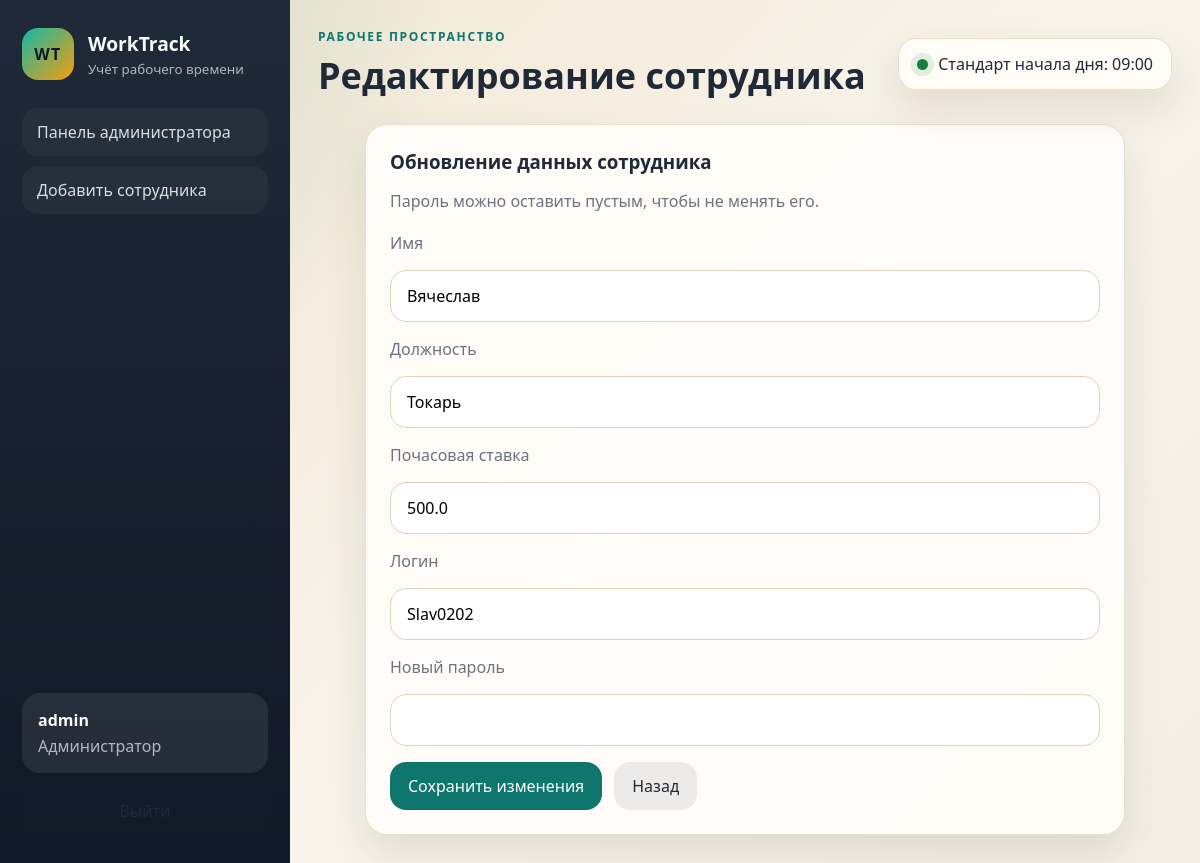
/admin/employees/4/edit (signed in), run on the app's committed database.
### tables this page shows
CREATE TABLE users (
    id INTEGER PRIMARY KEY AUTOINCREMENT,
    username TEXT NOT NULL UNIQUE,
    password_hash TEXT NOT NULL,
    role TEXT NOT NULL CHECK (role IN ('admin', 'employee')),
    created_at TEXT NOT NULL DEFAULT CURRENT_TIMESTAMP
);

CREATE TABLE employees (
    id INTEGER PRIMARY KEY AUTOINCREMENT,
    user_id INTEGER NOT NULL UNIQUE,
    full_name TEXT NOT NULL,
    position TEXT NOT NULL,
    hourly_rate REAL NOT NULL DEFAULT 0,
    created_at TEXT NOT NULL DEFAULT CURRENT_TIMESTAMP,
    FOREIGN KEY (user_id) REFERENCES users (id) ON DELETE CASCADE
);

### app.py (the view, shortened to what this page needs)
@app.route("/admin/employees/<int:employee_id>/edit", methods=("GET", "POST"))
@admin_required
def edit_employee(employee_id: int):
    employee = get_employee(employee_id)
    if employee is None:
        flash("Сотрудник не найден.", "danger")
        return redirect(url_for("admin_dashboard"))
    return render_template("admin/employee_form.html", employee=employee)

### app.py (called while the page is built)
def get_db() -> sqlite3.Connection:
    if "db" not in g:
        connection = sqlite3.connect(app.config["DATABASE"])
        connection.row_factory = sqlite3.Row
        connection.execute("PRAGMA foreign_keys = ON")
        g.db = connection
    return g.db

def query_one(query: str, params: tuple[Any, ...] = ()) -> sqlite3.Row | None:
    return get_db().execute(query, params).fetchone()

def login_required(view):
    @wraps(view)
    def wrapped_view(**kwargs):
        if g.user is None:
            flash("Сначала войдите в систему.", "warning")
            return redirect(url_for("login"))
        return view(**kwargs)
    return wrapped_view

def admin_required(view):
    @wraps(view)
    @login_required
    def wrapped_view(**kwargs):
        if g.user["role"] != "admin":
            flash("Доступ разрешён только администратору.", "danger")
            return redirect(url_for("employee_dashboard"))
        return view(**kwargs)
    return wrapped_view

@app.before_request
def load_logged_in_user() -> None:
    user_id = session.get("user_id")
    g.user = None
    if user_id is not None:
        g.user = query_one("SELECT * FROM users WHERE id = ?", (user_id,))

@app.context_processor
def inject_globals() -> dict[str, Any]:
    return {
        "current_user": g.user,
        "standard_start_time": STANDARD_START_TIME.strftime("%H:%M"),
    }

def get_employee(employee_id: int) -> sqlite3.Row | None:
    return query_one(
        """
        SELECT e.*, u.username, u.role
        FROM employees e
        JOIN users u ON u.id = e.user_id
        WHERE e.id = ?
        """,
        (employee_id,),
    )

### templates/admin/employee_form.html (shortened to what this page needs)
{% extends "base.html" %}
{% block page_title %}{{ 'Редактирование сотрудника' if employee else 'Новый сотрудник' }}{% endblock %}
{% block content %}
<section class="panel form-panel narrow-panel">
    <div class="panel-heading">
        <h3>{{ 'Обновление данных сотрудника' if employee else 'Создание аккаунта сотрудника' }}</h3>
        <p class="muted">
            {{ 'Пароль можно оставить пустым, чтобы не менять его.' if employee else 'После сохранения сотрудник сможет войти под своим логином.' }}
        </p>
    </div>
    <form class="form-grid" method="post">
        <label class="field">
            <span>Имя</span>
            <input type="text" name="full_name" value="{{ employee.full_name if employee else '' }}" required>
        </label>
        <label class="field">
            <span>Должность</span>
            <input type="text" name="position" value="{{ employee.position if employee else '' }}" required>
        </label>
        <label class="field">
            <span>Почасовая ставка</span>
            <input type="number" step="0.01" min="0" name="hourly_rate" value="{{ employee.hourly_rate if employee else 0 }}" required>
        </label>
        <label class="field">
            <span>Логин</span>
            <input type="text" name="username" value="{{ employee.username if employee else '' }}" required>
        </label>
        <label class="field">
            <span>{{ 'Новый пароль' if employee else 'Пароль' }}</span>
            <input type="password" name="password" {% if not employee %}required minlength="4" {% endif %}>
        </label>
        <div class="form-actions">
            <button class="button button-primary" type="submit">{{ 'Сохранить изменения' if employee else 'Создать сотрудника' }}</button>
            <a class="button button-ghost" href="{{ url_for('admin_dashboard') }}">Назад</a>
        </div>
    </form>
</section>
{% endblock %}

### templates/base.html (shortened to what this page needs)
<!doctype html>
<html lang="ru">
<head>
    <link rel="stylesheet" href="{{ url_for('static', filename='css/styles.css') }}">
</head>
<body>
    <div class="app-shell">
        <aside class="sidebar">
            <div>
                <a class="brand" href="{{ url_for('index') }}">
                    <span class="brand-badge">WT</span>
                    <div>
                        <strong>WorkTrack</strong>
                        <small>Учёт рабочего времени</small>
                    </div>
                </a>
                <nav class="nav">
                    {% if current_user %}
                    {% if current_user.role == 'admin' %}
                    <a href="{{ url_for('admin_dashboard') }}" class="nav-link">Панель администратора</a>
                    <a href="{{ url_for('create_employee') }}" class="nav-link">Добавить сотрудника</a>
                    {% else %}
                    <a href="{{ url_for('employee_dashboard') }}" class="nav-link">Мой кабинет</a>
                    {% endif %}
                    {% else %}
                    <a href="{{ url_for('login') }}" class="nav-link">Вход</a>
                    <a href="{{ url_for('register') }}" class="nav-link">Регистрация</a>
                    {% endif %}
                </nav>
            </div>
            <div class="sidebar-footer">
                {% if current_user %}
                <div class="user-pill">
                    <strong>{{ current_user.username }}</strong>
                    <span>{{ 'Администратор' if current_user.role == 'admin' else 'Сотрудник' }}</span>
                </div>
                <a class="button button-ghost button-full" href="{{ url_for('logout') }}">Выйти</a>
                {% else %}
                <p class="muted">Войдите, чтобы вести учёт часов и смотреть статистику.</p>
                {% endif %}
            </div>
        </aside>
        <main class="content">
            <header class="topbar">
                <div>
                    <p class="eyebrow">Рабочее пространство</p>
                    <h1>{% block page_title %}Система учёта рабочего времени{% endblock %}</h1>
                </div>
                <div class="status-card">
                    <span class="status-dot"></span>
                    <span>Стандарт начала дня: {{ standard_start_time }}</span>
                </div>
            </header>
            {% block content %}{% endblock %}
        </main>
    </div>
</body>
</html>

### static/css/styles.css (style rules this page uses)
:root { --bg: #f4efe6; --surface: #fffdfa; --sidebar: #1f2937; --text: #1f2937; --muted: #6b7280; --border: #dfd3bf; --accent: #0f766e; --warning: #b45309; --success: #15803d; --danger: #b91c1c; --shadow: 0 18px 40px rgba(59, 42, 19, 0.12); --radius: 22px; }
* { box-sizing: border-box; }
body { margin: 0; font-family: "Trebuchet MS", "Segoe UI", sans-serif; color: var(--text); background: radial-gradient(circle at top left, rgba(15, 118, 110, 0.18), transparent 30%), linear-gradient(135deg, #efe5d0 0%, #f9f4eb 55%, #f4efe6 100%); min-height: 100vh; }
a { color: inherit; text-decoration: none; }
button, input, select { font: inherit; }
.app-shell { display: grid; grid-template-columns: 290px 1fr; min-height: 100vh; }
.sidebar { display: flex; flex-direction: column; justify-content: space-between; padding: 28px 22px; background: linear-gradient(180deg, var(--sidebar) 0%, #111827 100%); color: #f8fafc; }
.brand { display: flex; gap: 14px; align-items: center; margin-bottom: 28px; }
.brand strong { display: block; font-size: 1.2rem; }
.brand small, .sidebar .muted, .sidebar .user-pill span { color: rgba(248, 250, 252, 0.68); }
.brand-badge { width: 52px; height: 52px; display: grid; place-items: center; border-radius: 16px; background: linear-gradient(135deg, #14b8a6, #f59e0b); color: #0f172a; font-weight: 800; letter-spacing: 0.08em; }
.nav { display: grid; gap: 10px; }
.nav-link { padding: 13px 15px; border-radius: 16px; color: rgba(248, 250, 252, 0.86); background: rgba(255, 255, 255, 0.04); transition: background 0.2s ease, transform 0.2s ease; }
.sidebar-footer { display: grid; gap: 14px; }
.user-pill { display: grid; gap: 4px; padding: 16px; border-radius: 18px; background: rgba(255, 255, 255, 0.08); }
.content { padding: 28px; }
.topbar { display: flex; justify-content: space-between; gap: 20px; align-items: center; margin-bottom: 24px; }
.topbar h1 { margin: 6px 0 0; font-size: clamp(1.7rem, 3vw, 2.6rem); }
.eyebrow { margin: 0; text-transform: uppercase; letter-spacing: 0.14em; font-size: 0.75rem; color: var(--accent); font-weight: 700; }
.status-card, .panel, .hero-card, .stat-card, .flash { border: 1px solid rgba(223, 211, 191, 0.72); box-shadow: var(--shadow); }
.status-card { display: inline-flex; align-items: center; gap: 10px; padding: 14px 18px; border-radius: 18px; background: rgba(255, 253, 250, 0.9); }
.status-dot { width: 11px; height: 11px; border-radius: 50%; background: var(--success); box-shadow: 0 0 0 6px rgba(21, 128, 61, 0.12); }
.panel, .hero-card { background: rgba(255, 253, 250, 0.92); border-radius: var(--radius); padding: 24px; }
.panel-heading { margin-bottom: 20px; }
.panel-heading h3, .hero-card h2 { margin: 0 0 8px; }
.field, .filters, .form-grid, .action-stack, .profile-block, .today-summary { display: grid; gap: 16px; }
.field span, .label, .muted { color: var(--muted); }
.field input, .field select { width: 100%; padding: 14px 16px; border-radius: 16px; border: 1px solid var(--border); background: #fff; outline: none; transition: border-color 0.2s ease, box-shadow 0.2s ease; }
.form-panel { margin: 0 auto; }
.narrow-panel { max-width: 760px; }
.form-actions, .actions { display: flex; gap: 12px; flex-wrap: wrap; }
.button { display: inline-flex; align-items: center; justify-content: center; gap: 10px; padding: 13px 18px; border: none; border-radius: 16px; cursor: pointer; transition: transform 0.2s ease; }
.button-primary { background: var(--accent); color: #fff; }
.button-ghost { background: rgba(31, 41, 55, 0.08); color: var(--text); }
.button-full { width: 100%; }

### data on the page
users: username "admin", role "Администратор"
employees: full_name "Вячеслав", position "Токарь", hourly_rate "500.0"
users: username "Slav0202"

### other printed values
{{ 'Редактирование сотрудника' if employee else 'Новый сотрудник' }} "Редактирование сотрудника"
{{ standard_start_time }} "09:00"
{{ 'Новый пароль' if employee else 'Пароль' }} "Новый пароль"
{{ 'Сохранить изменения' if employee else 'Создать сотрудника' }} "Сохранить изменения"
